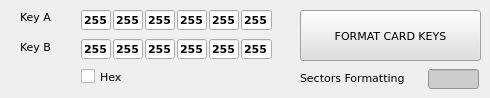
     <widget class="QWidget" name="tbCardKeys">
      <attribute name="title">
       <string>New Card Keys</string>
      </attribute>
      <widget class="QLabel" name="lblKeyA">
       <property name="geometry">
        <rect>
         <x>20</x>
         <y>10</y>
         <width>47</width>
         <height>13</height>
        </rect>
       </property>
       <property name="font">
        <font>
         <family>Verdana</family>
         <pointsize>8</pointsize>
        </font>
       </property>
       <property name="text">
        <string>Key A</string>
       </property>
      </widget>
      <widget class="QLabel" name="lblKeyB">
       <property name="geometry">
        <rect>
         <x>20</x>
         <y>40</y>
         <width>47</width>
         <height>13</height>
        </rect>
       </property>
       <property name="font">
        <font>
         <family>Verdana</family>
         <pointsize>8</pointsize>
        </font>
       </property>
       <property name="text">
        <string>Key B</string>
       </property>
      </widget>
      <widget class="QCheckBox" name="chkHexCardKeys">
       <property name="geometry">
        <rect>
         <x>81</x>
         <y>68</y>
         <width>70</width>
         <height>17</height>
        </rect>
       </property>
       <property name="font">
        <font>
         <family>Verdana</family>
         <pointsize>8</pointsize>
        </font>
       </property>
       <property name="cursor">
        <cursorShape>PointingHandCursor</cursorShape>
       </property>
       <property name="text">
        <string>Hex</string>
       </property>
      </widget>
      <widget class="QPushButton" name="btnFormatCardKeys">
       <property name="geometry">
        <rect>
         <x>300</x>
         <y>10</y>
         <width>181</width>
         <height>51</height>
        </rect>
       </property>
       <property name="palette">
        <palette>
         <active>
          <colorrole role="Button">
           <brush brushstyle="SolidPattern">
            <color alpha="255">
             <red>223</red>
             <green>223</green>
             <blue>223</blue>
            </color>
           </brush>
          </colorrole>
          <colorrole role="Base">
           <brush brushstyle="SolidPattern">
            <color alpha="255">
             <red>223</red>
             <green>223</green>
             <blue>223</blue>
            </color>
           </brush>
          </colorrole>
          <colorrole role="Window">
           <brush brushstyle="SolidPattern">
            <color alpha="255">
             <red>223</red>
             <green>223</green>
             <blue>223</blue>
            </color>
           </brush>
          </colorrole>
         </active>
         <inactive>
          <colorrole role="Button">
           <brush brushstyle="SolidPattern">
            <color alpha="255">
             <red>223</red>
             <green>223</green>
             <blue>223</blue>
            </color>
           </brush>
          </colorrole>
          <colorrole role="Base">
           <brush brushstyle="SolidPattern">
            <color alpha="255">
             <red>223</red>
             <green>223</green>
             <blue>223</blue>
            </color>
           </brush>
          </colorrole>
          <colorrole role="Window">
           <brush brushstyle="SolidPattern">
            <color alpha="255">
             <red>223</red>
             <green>223</green>
             <blue>223</blue>
            </color>
           </brush>
          </colorrole>
         </inactive>
         <disabled>
          <colorrole role="Button">
           <brush brushstyle="SolidPattern">
            <color alpha="255">
             <red>223</red>
             <green>223</green>
             <blue>223</blue>
            </color>
           </brush>
          </colorrole>
          <colorrole role="Base">
           <brush brushstyle="SolidPattern">
            <color alpha="255">
             <red>223</red>
             <green>223</green>
             <blue>223</blue>
            </color>
           </brush>
          </colorrole>
          <colorrole role="Window">
           <brush brushstyle="SolidPattern">
            <color alpha="255">
             <red>223</red>
             <green>223</green>
             <blue>223</blue>
            </color>
           </brush>
          </colorrole>
         </disabled>
        </palette>
       </property>
       <property name="font">
        <font>
         <family>Verdana</family>
         <pointsize>8</pointsize>
        </font>
       </property>
       <property name="cursor">
        <cursorShape>PointingHandCursor</cursorShape>
       </property>
       <property name="autoFillBackground">
        <bool>false</bool>
       </property>
       <property name="styleSheet">
        <string notr="true">background-color: rgb(223, 223, 223);</string>
       </property>
       <property name="text">
        <string>FORMAT CARD KEYS</string>
       </property>
       <property name="flat">
        <bool>false</bool>
       </property>
      </widget>
      <widget class="QLabel" name="lblSectorsFormat">
       <property name="geometry">
        <rect>
         <x>300</x>
         <y>70</y>
         <width>121</width>
         <height>16</height>
        </rect>
       </property>
       <property name="font">
        <font>
         <family>Verdana</family>
         <pointsize>8</pointsize>
        </font>
       </property>
       <property name="text">
        <string>Sectors Formatting</string>
       </property>
      </widget>
      <widget class="QLineEdit" name="txtSectorsFormat">
       <property name="geometry">
        <rect>
         <x>428</x>
         <y>69</y>
         <width>51</width>
         <height>20</height>
        </rect>
       </property>
       <property name="font">
        <font>
         <family>Verdana</family>
         <pointsize>12</pointsize>
         <weight>75</weight>
         <bold>true</bold>
        </font>
       </property>
       <property name="styleSheet">
        <string notr="true">background-color: rgb(204, 204, 204);</string>
       </property>
       <property name="alignment">
        <set>Qt::AlignCenter</set>
       </property>
       <property name="readOnly">
        <bool>true</bool>
       </property>
      </widget>
      <widget class="QLineEdit" name="txtCardKeysA1">
       <property name="geometry">
        <rect>
         <x>81</x>
         <y>10</y>
         <width>30</width>
         <height>20</height>
        </rect>
       </property>
       <property name="font">
        <font>
         <family>Verdana</family>
         <pointsize>8</pointsize>
         <weight>75</weight>
         <bold>true</bold>
        </font>
       </property>
       <property name="text">
        <string>255</string>
       </property>
       <property name="maxLength">
        <number>3</number>
       </property>
       <property name="alignment">
        <set>Qt::AlignCenter</set>
       </property>
      </widget>
      <widget class="QLineEdit" name="txtCardKeysA2">
       <property name="geometry">
        <rect>
         <x>113</x>
         <y>10</y>
         <width>30</width>
         <height>20</height>
        </rect>
       </property>
       <property name="font">
        <font>
         <family>Verdana</family>
         <pointsize>8</pointsize>
         <weight>75</weight>
         <bold>true</bold>
        </font>
       </property>
       <property name="text">
        <string>255</string>
       </property>
       <property name="maxLength">
        <number>3</number>
       </property>
       <property name="alignment">
        <set>Qt::AlignCenter</set>
       </property>
      </widget>
      <widget class="QLineEdit" name="txtCardKeysA3">
       <property name="geometry">
        <rect>
         <x>145</x>
         <y>10</y>
         <width>30</width>
         <height>20</height>
        </rect>
       </property>
       <property name="font">
        <font>
         <family>Verdana</family>
         <pointsize>8</pointsize>
         <weight>75</weight>
         <bold>true</bold>
        </font>
       </property>
       <property name="text">
        <string>255</string>
       </property>
       <property name="maxLength">
        <number>3</number>
       </property>
       <property name="alignment">
        <set>Qt::AlignCenter</set>
       </property>
      </widget>
      <widget class="QLineEdit" name="txtCardKeysA4">
       <property name="geometry">
        <rect>
         <x>177</x>
         <y>10</y>
         <width>30</width>
         <height>20</height>
        </rect>
       </property>
       <property name="font">
        <font>
         <family>Verdana</family>
         <pointsize>8</pointsize>
         <weight>75</weight>
         <bold>true</bold>
        </font>
       </property>
       <property name="text">
        <string>255</string>
       </property>
       <property name="maxLength">
        <number>3</number>
       </property>
       <property name="alignment">
        <set>Qt::AlignCenter</set>
       </property>
      </widget>
      <widget class="QLineEdit" name="txtCardKeysA5">
       <property name="geometry">
        <rect>
         <x>209</x>
         <y>10</y>
         <width>30</width>
         <height>20</height>
        </rect>
       </property>
       <property name="font">
        <font>
         <family>Verdana</family>
         <pointsize>8</pointsize>
         <weight>75</weight>
         <bold>true</bold>
        </font>
       </property>
       <property name="text">
        <string>255</string>
       </property>
       <property name="maxLength">
        <number>3</number>
       </property>
       <property name="alignment">
        <set>Qt::AlignCenter</set>
       </property>
      </widget>
      <widget class="QLineEdit" name="txtCardKeysA6">
       <property name="geometry">
        <rect>
         <x>241</x>
         <y>10</y>
         <width>31</width>
         <height>20</height>
        </rect>
       </property>
       <property name="font">
        <font>
         <family>Verdana</family>
         <pointsize>8</pointsize>
         <weight>75</weight>
         <bold>true</bold>
        </font>
       </property>
       <property name="text">
        <string>255</string>
       </property>
       <property name="maxLength">
        <number>3</number>
       </property>
       <property name="alignment">
        <set>Qt::AlignCenter</set>
       </property>
      </widget>
      <widget class="QLineEdit" name="txtCardKeysB3">
       <property name="geometry">
        <rect>
         <x>145</x>
         <y>39</y>
         <width>30</width>
         <height>20</height>
        </rect>
       </property>
       <property name="font">
        <font>
         <family>Verdana</family>
         <pointsize>8</pointsize>
         <weight>75</weight>
         <bold>true</bold>
        </font>
       </property>
       <property name="text">
        <string>255</string>
       </property>
       <property name="maxLength">
        <number>3</number>
       </property>
       <property name="alignment">
        <set>Qt::AlignCenter</set>
       </property>
      </widget>
      <widget class="QLineEdit" name="txtCardKeysB1">
       <property name="geometry">
        <rect>
         <x>81</x>
         <y>39</y>
         <width>30</width>
         <height>20</height>
        </rect>
       </property>
       <property name="font">
        <font>
         <family>Verdana</family>
         <pointsize>8</pointsize>
         <weight>75</weight>
         <bold>true</bold>
        </font>
       </property>
       <property name="text">
        <string>255</string>
       </property>
       <property name="maxLength">
        <number>3</number>
       </property>
       <property name="alignment">
        <set>Qt::AlignCenter</set>
       </property>
      </widget>
      <widget class="QLineEdit" name="txtCardKeysB6">
       <property name="geometry">
        <rect>
         <x>241</x>
         <y>39</y>
         <width>31</width>
         <height>20</height>
        </rect>
       </property>
       <property name="font">
        <font>
         <family>Verdana</family>
         <pointsize>8</pointsize>
         <weight>75</weight>
         <bold>true</bold>
        </font>
       </property>
       <property name="text">
        <string>255</string>
       </property>
       <property name="maxLength">
        <number>3</number>
       </property>
       <property name="alignment">
        <set>Qt::AlignCenter</set>
       </property>
      </widget>
      <widget class="QLineEdit" name="txtCardKeysB2">
       <property name="geometry">
        <rect>
         <x>113</x>
         <y>39</y>
         <width>30</width>
         <height>20</height>
        </rect>
       </property>
       <property name="font">
        <font>
         <family>Verdana</family>
         <pointsize>8</pointsize>
         <weight>75</weight>
         <bold>true</bold>
        </font>
       </property>
       <property name="text">
        <string>255</string>
       </property>
       <property name="maxLength">
        <number>3</number>
       </property>
       <property name="alignment">
        <set>Qt::AlignCenter</set>
       </property>
      </widget>
      <widget class="QLineEdit" name="txtCardKeysB4">
       <property name="geometry">
        <rect>
         <x>177</x>
         <y>39</y>
         <width>30</width>
         <height>20</height>
        </rect>
       </property>
       <property name="font">
        <font>
         <family>Verdana</family>
         <pointsize>8</pointsize>
         <weight>75</weight>
         <bold>true</bold>
        </font>
       </property>
       <property name="text">
        <string>255</string>
       </property>
       <property name="maxLength">
        <number>3</number>
       </property>
       <property name="alignment">
        <set>Qt::AlignCenter</set>
       </property>
      </widget>
      <widget class="QLineEdit" name="txtCardKeysB5">
       <property name="geometry">
        <rect>
         <x>209</x>
         <y>39</y>
         <width>30</width>
         <height>20</height>
        </rect>
       </property>
       <property name="font">
        <font>
         <family>Verdana</family>
         <pointsize>8</pointsize>
         <weight>75</weight>
         <bold>true</bold>
        </font>
       </property>
       <property name="text">
        <string>255</string>
       </property>
       <property name="maxLength">
        <number>3</number>
       </property>
       <property name="alignment">
        <set>Qt::AlignCenter</set>
       </property>
      </widget>
     </widget>
